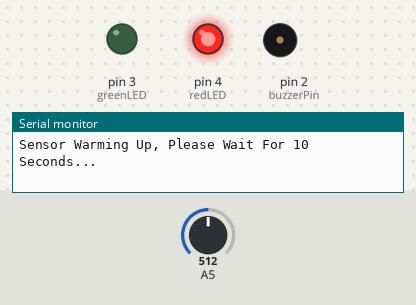
Recording of a sketch running on a simulated Arduino Uno, built with avr-gcc and run on an emulated ATmega328P. Shown: output pins drawn as LEDs (lit = HIGH), buzzer (waves = sounding), the last lines printed to the serial monitor. The inputs (shaded band) are chosen by the test bench; at power-on: A5 = 512.

Above: at 0.1 s.
At 9.6 s:
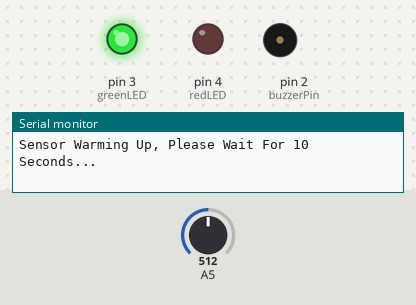
At 20.1 s:
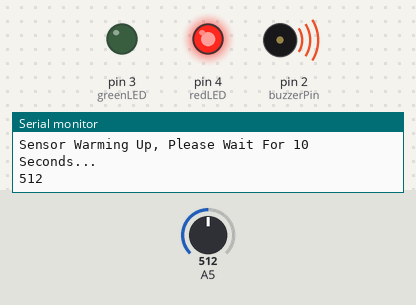
Timing chart, 0 to 21.6 s (numbered marks = the images above):
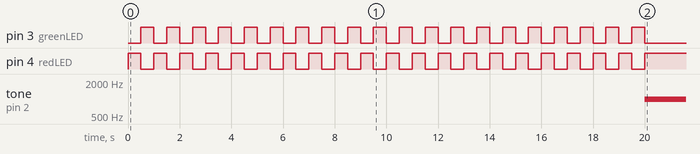

The sketch:

Source_Code.ino
```cpp
/* LPG Leakage Detector With MQ - 6 Sensor

   GitHub URL - https://github.com/narayanvyas/LPG-Gas-Leakage-Detector-With-MQ-6

   Components
   ----------
    - Arduino Uno R3
    - MQ-6 Sensor
    - Two LEDs
    - Two 220 Ohm Resistors
    - A Buzzer
    - PCB
    - Wires

   Connections
   -----------
        Break out          |     Arduino Uno
   --------------------------------------------
        MQ6 VCC            |        5V
        MQ6 GND            |        GND
        MQ6 Analog Pin     |        A5
        Buzzer GND         |        GND
        Buzzer OUT         |        2
        LED 1 OUT          |        3
        LED 2 OUT          |        4

     Also connect LEDs two 220 Ohm Resistors.

         ----/\/\/\/\----(LED |)----GND
*/

int sensorValue;
int buzzerPin = 2;
int greenLED = 3;
int redLED = 4;
int heatingTimer = 20;

void setup() {
  Serial.begin(9600);
  pinMode(buzzerPin, OUTPUT);
  pinMode(greenLED, OUTPUT);
  pinMode(redLED, OUTPUT);
  Serial.println("Sensor Warming Up, Please Wait For 10 Seconds...");
  for(int i=0; i<20; i++) {
    digitalWrite(greenLED, LOW);
    digitalWrite(redLED, HIGH);
    delay(500);
    digitalWrite(greenLED, HIGH);
    digitalWrite(redLED, LOW);
    delay(500);
  }
  digitalWrite(greenLED, HIGH);
  digitalWrite(greenLED, LOW);
}

void loop() {
  sensorValue = analogRead(A5);
  Serial.println(sensorValue);
  if(sensorValue>300) {   // Sensitivity to gas
    tone(buzzerPin, 1000);
    digitalWrite(greenLED, LOW);
    digitalWrite(redLED, HIGH);
  }
  else {
    noTone(buzzerPin);
    digitalWrite(greenLED, HIGH);
    digitalWrite(redLED, LOW);
  }
  delay(1000);
}
```

Measured:
- by itself, pin 4 (redLED): alternates HIGH for 0.50 s and LOW for 0.50 s, 40 changes in all, then stays HIGH
- by itself, tone on pin 2 (buzzerPin): silent → 1000 Hz at 20.0 s
